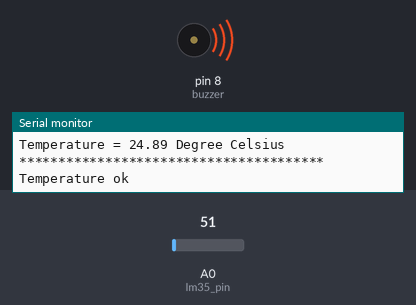
Simulated run of this sketch. Board: Arduino Uno, built with avr-gcc and run on an emulated ATmega328P. Shown: buzzer (waves = sounding, pin HIGH), the last lines printed to the serial monitor. Inputs (shaded band) come from the test bench; at power-on: A0 (lm35_pin) = 51.

Above: at 1.3 s.
1.4 s: A0 (lm35_pin) set to 63
At 2.3 s:
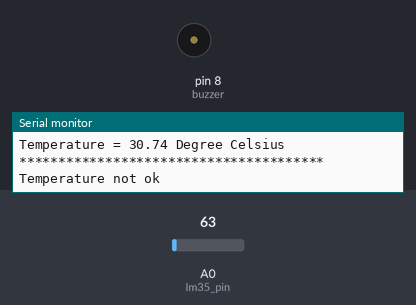
3.1 s: A0 (lm35_pin) set to 30
At 3.5 s:
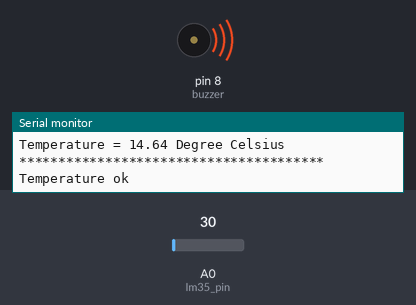
4.7 s: A0 (lm35_pin) set to 61
At 5.8 s:
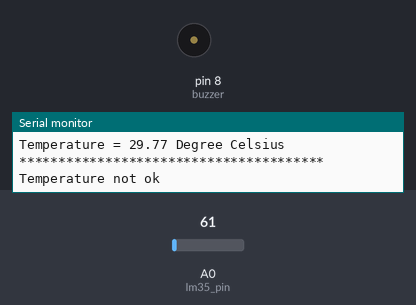
Timing chart, 0 to 7.7 s (numbered marks = the images above; inputs shaded):
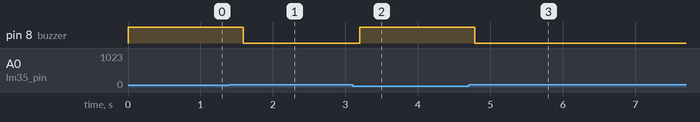

The sketch:

6_LM35_buzzer_real.ino
```cpp
const int lm35_pin = A0;  /* LM35 O/P pin */
int buzzer = 8 ;
int temp_adc_val;
float temp_val;
const int temp_max = 28;

void setup() {
  Serial.begin(9600);
  pinMode (buzzer, OUTPUT) ;
}

void loop() {
  temp_adc_val = analogRead(lm35_pin);  /* Read Temperature */
  temp_val = (temp_adc_val * 4.88); /* Convert adc value to equivalent voltage */
  temp_val = (temp_val/10); /* LM35 gives output of 10mv/°C */
  Serial.print("Temperature = ");
  Serial.print(temp_val);
  Serial.println(" Degree Celsius");
  if(temp_val >= temp_max)
  {
    /*bloc d'execution*/
    digitalWrite (buzzer, LOW) ; //no tone
    Serial.println("***************************************");
    Serial.println("Temperature not ok\n");
  }
  else
  {
    digitalWrite (buzzer, HIGH) ;
    Serial.println("***************************************");
    Serial.println("Temperature ok\n");
  }
  delay(500);
}
```

Measured:
- the behaviour switches between 57 and 58 on A0 (lm35_pin) (found by bisection; images 0 and 1)
- after the input at 1.4 s, pin 8 (buzzer): HIGH → LOW after 0.19 s
- after the input at 3.1 s, pin 8 (buzzer): LOW → HIGH after 0.10 s
- after the input at 4.7 s, pin 8 (buzzer): HIGH → LOW after 0.09 s
